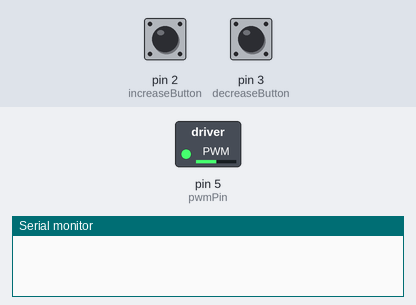
This sketch was run on a simulated Arduino Uno, built with avr-gcc and run on an emulated ATmega328P. Parts: switched loads named in the sketch (green lamp = pin HIGH), the last lines printed to the serial monitor. The test bench sets the inputs (shaded band); at power-on: pin 2 (increaseButton) HIGH, pin 3 (decreaseButton) HIGH.

Above: at 1.2 s.
1.3 s: pin 2 (increaseButton) pulled LOW for 1 s
At 2.4 s:
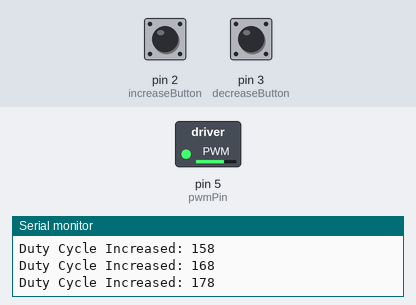
3.8 s: pin 3 (decreaseButton) pulled LOW for 3.2 s
At 7.4 s:
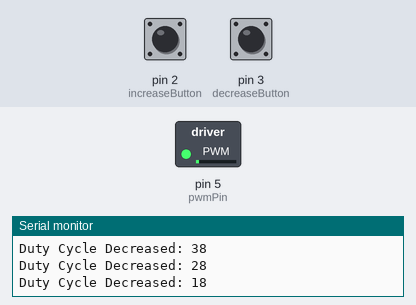
8.5 s: pin 3 (decreaseButton) pulled LOW for 1 s
At 9.8 s:
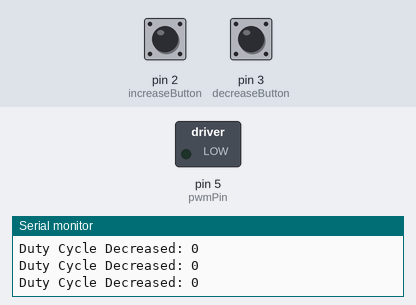
11.0 s: pin 2 (increaseButton) pulled LOW for 0.15 s
At 11.6 s:
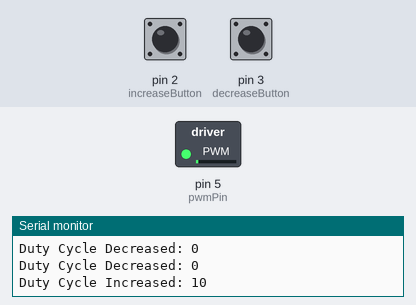
12.6 s: pin 3 (decreaseButton) pulled LOW for 0.15 s
At 13.8 s:
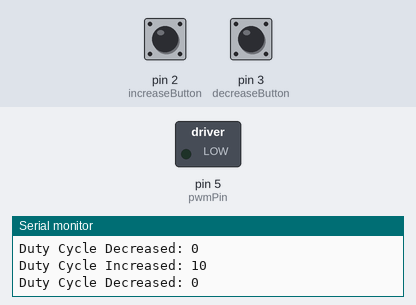
14.2 s: pin 2 (increaseButton) driven LOW
At 15.5 s:
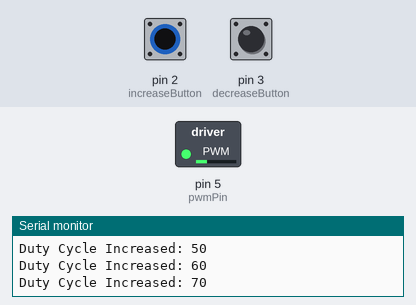
Timing chart, 0 to 18.2 s (numbered marks = the images above; inputs shaded):
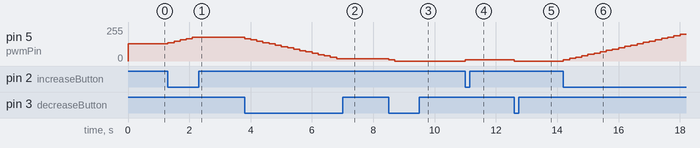

The sketch:

motor_control_pwm.ino
```cpp
const int pwmPin = 5;
const int increaseButton = 2;
const int decreaseButton = 3;

int dutyCycle = 128;

void setup() {
  pinMode(pwmPin, OUTPUT);
  pinMode(increaseButton, INPUT_PULLUP);
  pinMode(decreaseButton, INPUT_PULLUP);
  Serial.begin(9600);
  analogWrite(pwmPin, dutyCycle);
}

void loop() {
  if (digitalRead(increaseButton) == LOW) {
    dutyCycle += 10;
    if (dutyCycle > 255) dutyCycle = 255;
    analogWrite(pwmPin, dutyCycle);
    Serial.print("Duty Cycle Increased: ");
    Serial.println(dutyCycle);
    delay(200);
  }

  if (digitalRead(decreaseButton) == LOW) {
    dutyCycle -= 10;
    if (dutyCycle < 0) dutyCycle = 0;
    analogWrite(pwmPin, dutyCycle);
    Serial.print("Duty Cycle Decreased: ");
    Serial.println(dutyCycle);
    delay(200);
  }
}
```

Measured:
- after the input at 1.3 s, pin 5 (pwmPin): moves from 128/255 to 178/255 over 0.80 s, starting at once
- after the input at 3.8 s, pin 5 (pwmPin): moves from 178/255 to 18/255 over 3.0 s, starting at once
- after the input at 8.5 s, pin 5 (pwmPin): 18/255 → 8/255 at once, → 0/255 0.20 s later
- after the input at 11.0 s, pin 5 (pwmPin): 0/255 → 10/255 at once
- after the input at 12.6 s, pin 5 (pwmPin): 10/255 → 0/255 at once
- after the input at 14.2 s, pin 5 (pwmPin): moves from 0/255 to 200/255 over 3.8 s, starting at once
